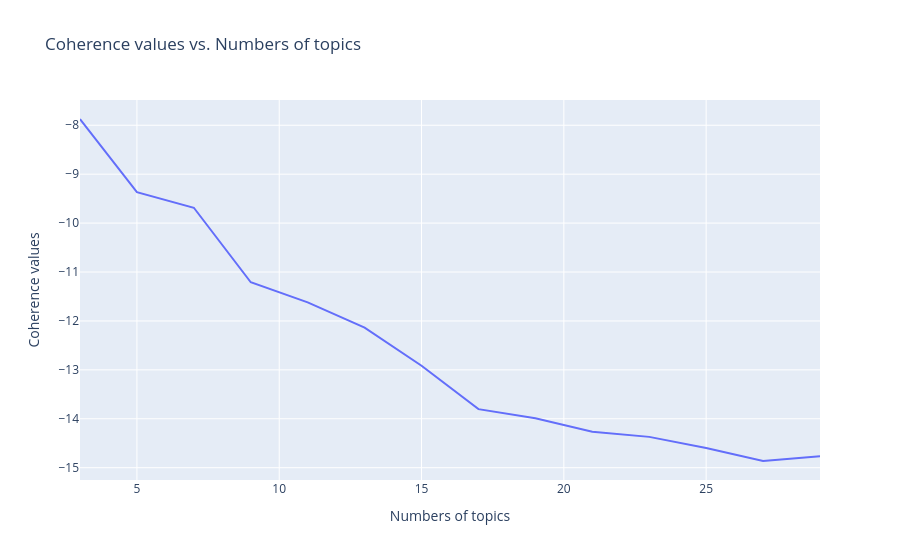

Write notebook code for a chart like this one.
### Code cell
import plotly.graph_objs as go

# Define the data trace
trace = go.Scatter(x=list(range(3, 30, 2)), y=coherence_values, mode='lines')

# Define the layout
layout = go.Layout(title='Coherence values vs. Numbers of topics',
                   xaxis=dict(title='Numbers of topics'),
                   yaxis=dict(title='Coherence values'))

# Create the figure object
fig = go.Figure(data=[trace], layout=layout)

# Show the plot
fig.show()

### Figure 1 — Plotly figure (JSON) as saved in the notebook; plotly's stock layout.template omitted (floating-point values rounded to 4 significant figures)
{"data": [{"mode": "lines", "type": "scatter", "x": [3, 5, 7, 9, 11, 13, 15, 17, 19, 21, 23, 25, 27, 29], "y": [-7.872, -9.368, -9.686, -11.21, -11.62, -12.14, -12.92, -13.8, -13.99, -14.27, -14.37, -14.6, -14.86, -14.77]}], "layout": {"title": {"text": "Coherence values vs. Numbers of topics"}, "xaxis": {"title": {"text": "Numbers of topics"}}, "yaxis": {"title": {"text": "Coherence values"}}}}
